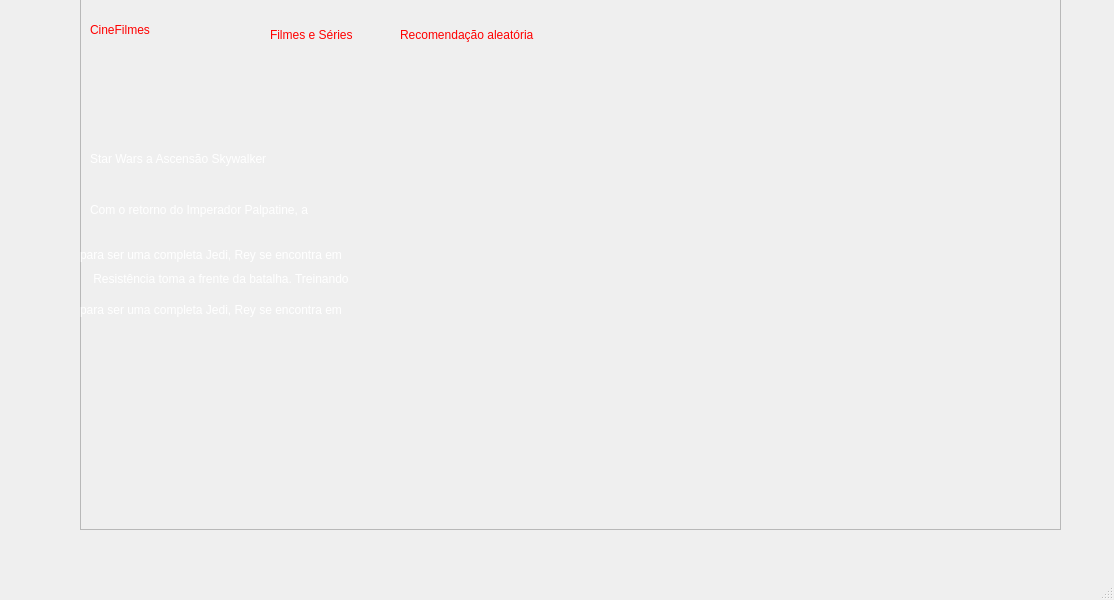
<?xml version="1.0" encoding="UTF-8"?>
<ui version="4.0">
 <class>MainWindow</class>
 <widget class="QMainWindow" name="MainWindow">
  <property name="geometry">
   <rect>
    <x>0</x>
    <y>0</y>
    <width>1114</width>
    <height>600</height>
   </rect>
  </property>
  <property name="windowTitle">
   <string>MainWindow</string>
  </property>
  <widget class="QWidget" name="centralwidget">
   <widget class="QFrame" name="frame">
    <property name="geometry">
     <rect>
      <x>80</x>
      <y>-1</y>
      <width>981</width>
      <height>531</height>
     </rect>
    </property>
    <property name="frameShape">
     <enum>QFrame::Shape::StyledPanel</enum>
    </property>
    <property name="frameShadow">
     <enum>QFrame::Shadow::Raised</enum>
    </property>
    <widget class="QLabel" name="label">
     <property name="geometry">
      <rect>
       <x>0</x>
       <y>0</y>
       <width>981</width>
       <height>541</height>
      </rect>
     </property>
     <property name="text">
      <string/>
     </property>
     <property name="pixmap">
      <pixmap resource="../python/qrc/cartaz.qrc">:/icon 1/star wars 1.jpg</pixmap>
     </property>
     <property name="scaledContents">
      <bool>true</bool>
     </property>
    </widget>
    <widget class="QLabel" name="btn_Cine_filme">
     <property name="geometry">
      <rect>
       <x>10</x>
       <y>10</y>
       <width>161</width>
       <height>41</height>
      </rect>
     </property>
     <property name="styleSheet">
      <string notr="true">color: rgb(255, 0, 0);
font: 900 22pt &quot;Segoe UI&quot;;</string>
     </property>
     <property name="text">
      <string>CineFilmes</string>
     </property>
    </widget>
    <widget class="QLabel" name="label_2">
     <property name="geometry">
      <rect>
       <x>190</x>
       <y>25</y>
       <width>111</width>
       <height>21</height>
      </rect>
     </property>
     <property name="styleSheet">
      <string notr="true">color: rgb(255, 0, 0);
font: 12pt &quot;Segoe UI&quot;;</string>
     </property>
     <property name="text">
      <string>Filmes e Séries</string>
     </property>
    </widget>
    <widget class="QLabel" name="label_3">
     <property name="geometry">
      <rect>
       <x>320</x>
       <y>25</y>
       <width>211</width>
       <height>21</height>
      </rect>
     </property>
     <property name="styleSheet">
      <string notr="true">color: rgb(255, 0, 0);
font: 12pt &quot;Segoe UI&quot;;</string>
     </property>
     <property name="text">
      <string>Recomendação aleatória</string>
     </property>
    </widget>
    <widget class="QLabel" name="label_4">
     <property name="geometry">
      <rect>
       <x>10</x>
       <y>150</y>
       <width>321</width>
       <height>20</height>
      </rect>
     </property>
     <property name="styleSheet">
      <string notr="true">font: 900 14pt &quot;Segoe UI&quot;;
color: rgb(255, 255, 255);</string>
     </property>
     <property name="text">
      <string>Star Wars a Ascensão Skywalker</string>
     </property>
    </widget>
    <widget class="QLabel" name="label_5">
     <property name="geometry">
      <rect>
       <x>10</x>
       <y>200</y>
       <width>291</width>
       <height>21</height>
      </rect>
     </property>
     <property name="styleSheet">
      <string notr="true">font: 12pt &quot;Segoe UI&quot;;
color: rgb(255, 255, 255);</string>
     </property>
     <property name="text">
      <string>Com o retorno do Imperador Palpatine, a </string>
     </property>
    </widget>
    <widget class="QLabel" name="label_6">
     <property name="geometry">
      <rect>
       <x>10</x>
       <y>270</y>
       <width>341</width>
       <height>20</height>
      </rect>
     </property>
     <property name="styleSheet">
      <string notr="true">color: rgb(255, 255, 255);
font: 12pt &quot;Segoe UI&quot;;</string>
     </property>
     <property name="text">
      <string> Resistência toma a frente da batalha. Treinando </string>
     </property>
    </widget>
    <widget class="QLabel" name="label_7">
     <property name="geometry">
      <rect>
       <x>0</x>
       <y>240</y>
       <width>341</width>
       <height>31</height>
      </rect>
     </property>
     <property name="styleSheet">
      <string notr="true">color: rgb(255, 255, 255);
font: 12pt &quot;Segoe UI&quot;;</string>
     </property>
     <property name="text">
      <string>para ser uma completa Jedi, Rey se encontra em</string>
     </property>
    </widget>
    <widget class="QLabel" name="label_8">
     <property name="geometry">
      <rect>
       <x>0</x>
       <y>300</y>
       <width>341</width>
       <height>21</height>
      </rect>
     </property>
     <property name="styleSheet">
      <string notr="true">color: rgb(255, 255, 255);
font: 12pt &quot;Segoe UI&quot;;</string>
     </property>
     <property name="text">
      <string>para ser uma completa Jedi, Rey se encontra em</string>
     </property>
    </widget>
   </widget>
  </widget>
  <widget class="QMenuBar" name="menubar">
   <property name="geometry">
    <rect>
     <x>0</x>
     <y>0</y>
     <width>1114</width>
     <height>33</height>
    </rect>
   </property>
  </widget>
  <widget class="QStatusBar" name="statusbar"/>
 </widget>
 <resources>
  <include location="../python/qrc/cartaz.qrc"/>
 </resources>
 <connections/>
</ui>
